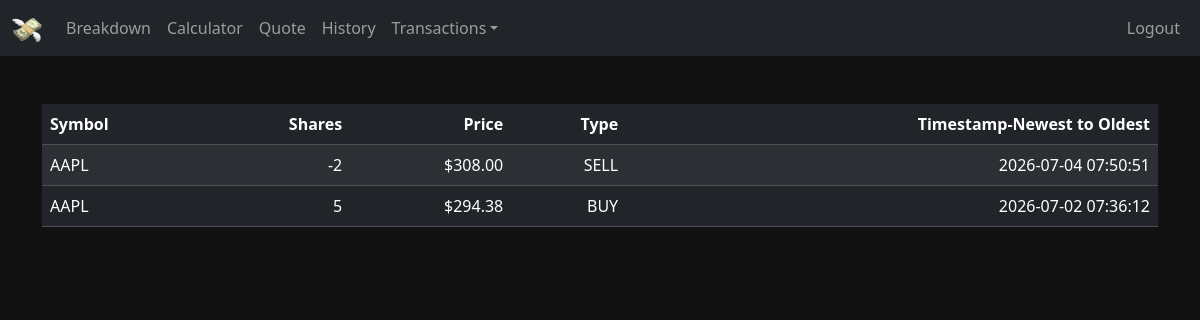
/history (signed in), run on an earlier commit of the app's database.
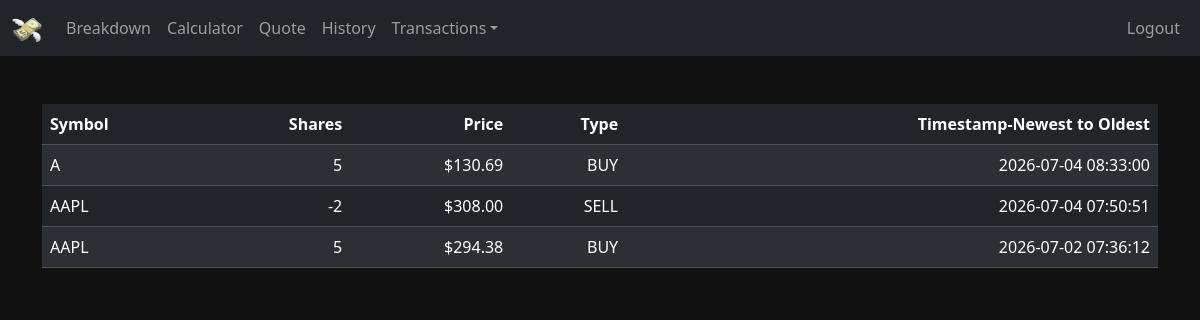
And on a later commit of the database.
### tables this page shows
CREATE TABLE transactions (id integer primary key autoincrement, user_id integer not null, symbol text not null, shares integer not null, price numeric not null, time timestamp default current_timestamp);

### app.py (the view)
@app.route("/history")
@login_required
def history():
    cursor, connection = db_connect()
    try:
        user_id = session['user_id']
        data = cursor.execute("select symbol, shares, price, time from transactions where user_id=? order by time desc", (user_id,)).fetchall()
        portfolio = [dict(stock) for stock in data]
        for stock in portfolio:  # adds cash from each stock into total, 'stock' is a dictionary
            if stock['shares'] > 0:
                stock['type'] = "BUY"
            else:
                stock['type'] = "SELL"
        return render_template('history.html', portfolio=portfolio)
    finally:
        connection.close()

### app.py (called while the page is built)
@app.after_request
def after_request(response):
    response.headers["Cache-Control"] = "no-cache, no-store, must-revalidate"
    response.headers["Expires"] = 0
    response.headers["Pragma"] = "no-cache"
    return response

### helpers.py (called while the page is built)
def login_required(func) -> None:
    @wraps(func)
    def decorated_function(*args, **kwargs):
        if session.get("user_id") is None:
            return redirect("/login")
        return func(*args, **kwargs)
    return decorated_function

def db_connect():
    connection = sqlite3.connect("platform.db")
    connection.row_factory = sqlite3.Row
    cursor = connection.cursor()
    return cursor, connection

def sgd(value):
    return f"${value:,.2f}"

### templates/history.html (shortened to what this page needs)
{% extends "layout.html" %}
{% block main %}
    <table class="table table-dark table-striped">
        <thead>
            <tr>
                <th class="text-start"><strong>Symbol</strong></th>
                <th class="text-end"><strong>Shares</strong></th>
                <th class="text-end"><strong>Price</strong></th>
                <th class="text-end"><strong>Type</strong></th>
                <th class="text-end"><strong>Timestamp-Newest to Oldest</strong></th>
            </tr>
        </thead>
        <tbody>
            {% for stock in portfolio %}
            <tr>
                <td class="text-start">{{ stock['symbol'] }}</td>
                <td class="text-end">{{ stock['shares'] }}</td>
                <td class="text-end">{{ stock['price'] | sgd }}</td>
                <td class="text-end">{{ stock['type'] }}</td>
                <td class="text-end">{{ stock['time'] }}</td>
            </tr>
            {% endfor %}
        </tbody>
    </table>
{% endblock %}

### templates/layout.html (shortened to what this page needs)
<!DOCTYPE html>
<html lang="en">
<head>
    <link href="https://cdn.jsdelivr.net/npm/bootstrap@5.3.8/dist/css/bootstrap.min.css" rel="stylesheet">
    <link href="/static/styles.css" rel="stylesheet">
</head>
<body>
    <nav class="navbar navbar-expand-lg bg-dark" data-bs-theme="dark">
        <div class="container-fluid">
            <a class="navbar-brand" href="/">
                <img src="/static/navbar_icon.png" alt="Finance" width="30" height="24">
            </a>
            <div class="collapse navbar-collapse" id="navbarNavAltMarkup">
                {% if session["user_id"] %}
                <div class="navbar-nav">
                    <a class="nav-link" href="/breakdown">Breakdown</a>
                    <a class="nav-link" href="#">Calculator</a>
                    <a class="nav-link" href="/quote">Quote</a>
                    <a class="nav-link" href="/history">History</a>
                    <div class="nav-item dropdown">
                        <a class="nav-link dropdown-toggle" href="#" id="navbarDropdown" role="button" data-bs-toggle="dropdown" aria-haspopup="true" aria-expanded="false">Transactions</a>
                    </div>
                </div>
                <div class="navbar-nav ms-auto">
                    <a class="nav-link" href="/logout">Logout</a>
                </div>
                {% else %}
                <div class="navbar-nav ms-auto">
                    <a class="nav-link" href="/register">Register</a>
                    <a class="nav-link" href="/login">Login</a>
                </div>
                {% endif %}
            </div>
        </div>
    </nav>
    <main class="container pt-5">
        {% block main %} {% endblock %}
    </main>
</body>
</html>

### static/styles.css (style rules this page uses)
body { background-color: #121212; color: white; }
.navbar { background-color: #1e1e1e; }

What changed in the data, as far as the page shows it:
added transactions: symbol "A", shares "5", price|sgd "$130.69", type "BUY", time "2026-07-04 08:33:00"
